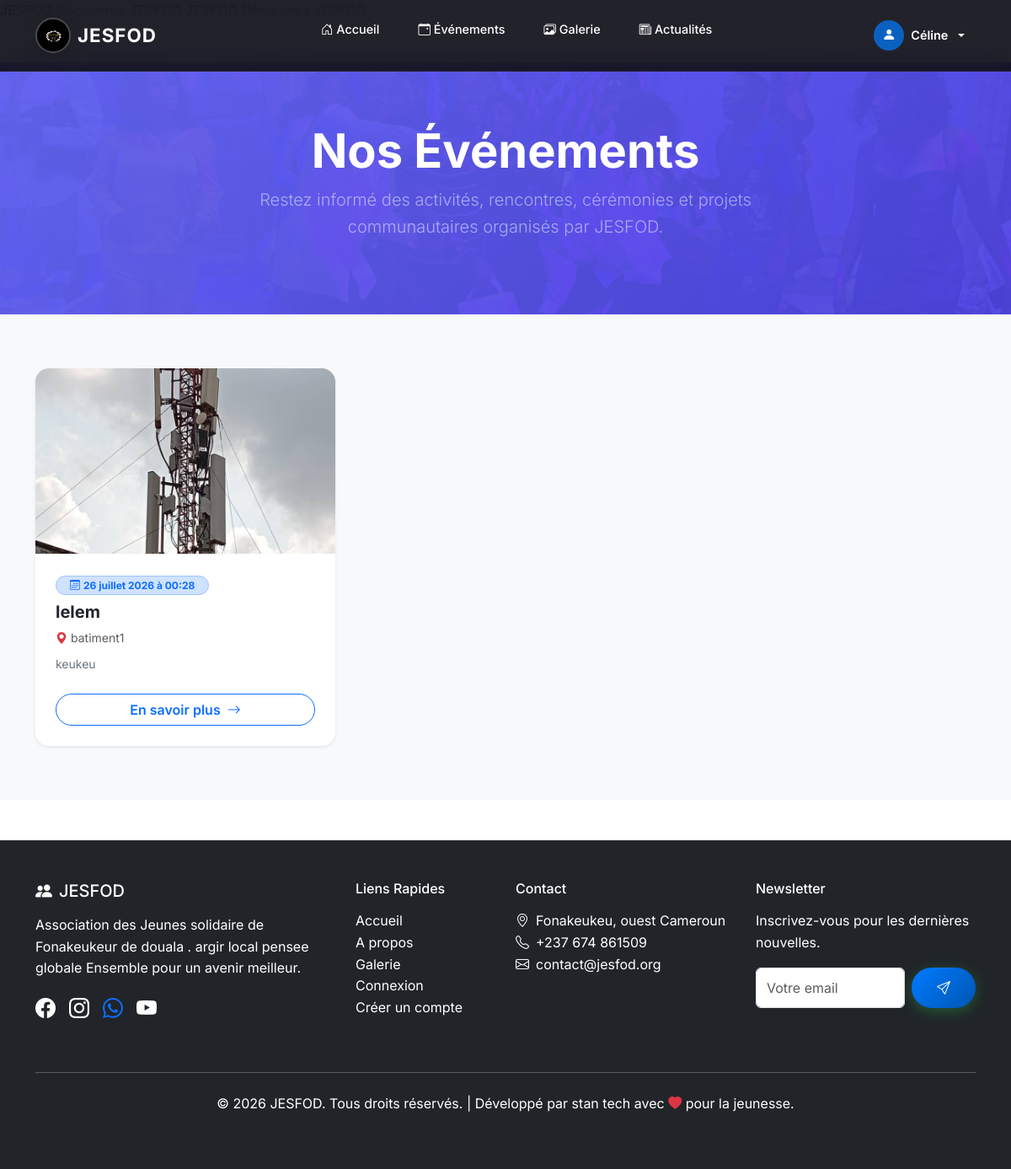
The page /evenements/ (signed in) on the database its author committed.
### menber_JESFOD/models.py (models this page shows, shortened)
class Event(models.Model):
    title = models.CharField(max_length=200)
    description = models.TextField(blank=True)
    location = models.CharField(max_length=200, blank=True)
    event_date = models.DateTimeField()
    image = models.ImageField(upload_to='events/', blank=True)
    video = models.FileField(upload_to="videos/", blank=True, null=True)
    created_by = models.ForeignKey(User, on_delete=models.CASCADE, related_name='created_events')
    created_date = models.DateTimeField(auto_now_add=True)
    is_published = models.BooleanField(default=True)
    class Meta:
        ordering = ['event_date']

### menber_JESFOD/views_fixed.py (the view)
# urls.py: path('evenements/', public_events, name='public_events'),
@login_required
def public_events(request):
    events = Event.objects.filter(is_published=True).order_by('-event_date')
    return render(request, 'public_events.html', {'events': events})

### menber_JESFOD/models.py (called while the page is built)
    @property
    def is_bureau(self):
        return self.role == 'bureau'

### JESFOD_PROJECT/templates/public_events.html (shortened to what this page needs)
{% extends 'base.html' %}
{% block content %}
<section class="py-5 bg-primary text-white text-center position-relative" style="background: linear-gradient(135deg, rgba(99, 102, 241, 0.95), rgba(79, 70, 229, 0.9)), url('/static/images/cp4.jpg') center/cover no-repeat;">
  <div class="container py-4">
    <h1 class="display-4 fw-bold mb-2">Nos Événements</h1>
    <p class="lead text-white-50 mx-auto" style="max-width: 600px;">
      Restez informé des activités, rencontres, cérémonies et projets communautaires organisés par JESFOD.
    </p>
  </div>
</section>
<section class="py-5 bg-light">
  <div class="container py-3">
    <div class="row g-4">
      {% for event in events %}
      <div class="col-md-6 col-lg-4">
        <div class="card h-100 border-0 shadow-sm rounded-4 overflow-hidden hover-shadow transition">
          {% if event.image %}
          <img src="{{ event.image.url }}" class="card-img-top" alt="{{ event.title }}" style="height: 220px; object-fit: cover;">
          {% else %}
          <div class="bg-secondary bg-opacity-10 d-flex align-items-center justify-content-center" style="height: 220px;">
            <i class="bi bi-calendar-event text-primary display-4"></i>
          </div>
          {% endif %}
          <div class="card-body p-4 d-flex flex-column">
            <div class="mb-2">
              <span class="badge bg-primary-subtle text-primary border border-primary-subtle rounded-pill px-3 py-1 fw-bold">
                <i class="bi bi-calendar3 me-1"></i>{{ event.event_date|date:"d F Y à H:i" }}
              </span>
            </div>
            <h5 class="card-title fw-bold text-dark mb-2">{{ event.title }}</h5>
            {% if event.location %}
            <p class="small text-muted mb-2">
              <i class="bi bi-geo-alt-fill text-danger me-1"></i>{{ event.location }}
            </p>
            {% endif %}
            <p class="card-text text-secondary small mb-4 flex-grow-1">
              {{ event.description|truncatechars:120 }}
            </p>
            <div>
              <a href="{% url 'public_event_detail' event.pk %}" class="btn btn-outline-primary rounded-pill w-100 fw-semibold">
                En savoir plus <i class="bi bi-arrow-right ms-1"></i>
              </a>
            </div>
          </div>
        </div>
      </div>
      {% endfor %}
    </div>
  </div>
</section>
{% endblock %}

### JESFOD_PROJECT/templates/base.html (shortened to what this page needs)
{% load static %}
<!DOCTYPE html>
<html lang="fr">
<head>
    <link href="https://cdn.jsdelivr.net/npm/bootstrap@5.3.3/dist/css/bootstrap.min.css" rel="stylesheet">
    <link href="https://cdn.jsdelivr.net/npm/bootstrap-icons@1.11.3/font/bootstrap-icons.css" rel="stylesheet">
    <link href="https://cdnjs.cloudflare.com/ajax/libs/animate.css/4.1.1/animate.min.css" rel="stylesheet">
    <link rel="stylesheet" href="{% static 'css/style.css' %}">
</head>
<body>
<nav class="jesfod-navbar navbar navbar-expand-lg fixed-top navbar-dark" id="mainNav">
    <div class="container">
        <a class="navbar-brand d-flex align-items-center gap-2" href="{% url 'home' %}">
            <img src="{% static 'images/logo.jpeg' %}" alt="Logo JESFOD" width="42" height="42" class="rounded-circle logo-hero">
            <span class="brand-name fw-bold">JESFOD</span>
        </a>
        <div class="offcanvas offcanvas-end text-bg-dark" tabindex="-1" id="navbarOffcanvas" aria-labelledby="navbarOffcanvasLabel">
            <div class="offcanvas-body">
                <ul class="navbar-nav mx-auto mb-2 mb-lg-0 gap-1">
                    {% if not is_member_page and not is_admin_page %}
                    <li class="nav-item">
                        <a class="nav-link nav-pill-link" href="{% url 'home' %}"><i class="bi bi-house-door me-1"></i>Accueil</a>
                    </li>
                    <li class="nav-item">
                        <a class="nav-link nav-pill-link" href="{% url 'public_events' %}"><i class="bi bi-calendar-event me-1"></i>Événements</a>
                    </li>
                    <li class="nav-item">
                        <a class="nav-link nav-pill-link" href="{% url 'public_gallery' %}"><i class="bi bi-images me-1"></i>Galerie</a>
                    </li>
                    <li class="nav-item">
                        <a class="nav-link nav-pill-link" href="{% url 'home' %}#news"><i class="bi bi-newspaper me-1"></i>Actualités</a>
                    </li>
                    {% endif %}
                </ul>
                <ul class="navbar-nav align-items-center gap-2 mt-4 mt-lg-0">
                    {% if user.is_authenticated %}
                        <li class="nav-item dropdown w-100 w-lg-auto text-center text-lg-start">
                            <a class="nav-link dropdown-toggle d-flex align-items-center justify-content-center justify-content-lg-start gap-2 nav-user-btn" href="#" role="button" data-bs-toggle="dropdown">
                                <div class="user-avatar-sm">
                                    <i class="bi bi-person-fill"></i>
                                </div>
                                <span class="fw-semibold">{{ user.username }}</span>
                            </a>
                        </li>
                    {% endif %}
                </ul>
            </div>
        </div>
    </div>
</nav>
    <main class="pt-5">
        {% block content %}{% endblock %}
    </main>
    <footer class="bg-dark text-white py-5 mt-5">
        <div class="container">
            <div class="row">
                <div class="col-lg-4 mb-4">
                    <h5 class="mb-3"><i class="bi bi-people-fill me-2 text-light-green"></i>JESFOD</h5>
                    <p>Association des Jeunes solidaire  de Fonakeukeur de douala . argir local pensee globale Ensemble pour un avenir meilleur.</p>
                    <div class="d-flex gap-3">
                        <a href="https://web.facebook.com/groups/367541119929232/events" class="text-white"><i class="bi bi-facebook fs-4"></i></a>
                        <a href="https://vt.tiktok.com/ZS9ePpjALuUoM-Sc5Da/" class="text-white"><i class="bi bi-instagram fs-4"></i></a>
                        <a href="https://chat.whatsapp.com/LVOzfSy7LtFAonZo5Kwwvy?mode=gi_t"><i class="bi bi-whatsapp fs-4"></i></a>
                        <a href="https://vt.tiktok.com/ZS9ePpjALuUoM-Sc5Da/" class="text-white"><i class="bi bi-youtube fs-4"></i></a>
                    </div>
                </div>
                <div class="col-lg-2 col-md-6 mb-4">
                    <h6 class="mb-3">Liens Rapides</h6>
                    <ul class="list-unstyled">
                        <li><a href="#accueil" class="text-white text-decoration-none">Accueil</a></li>
                        <li><a href="#apropos" class="text-white text-decoration-none">A propos</a></li>
                        <li><a href="#galerie" class="text-white text-decoration-none">Galerie</a></li>
                        <li><a href="{% url 'login' %}" class="text-white text-decoration-none">Connexion</a></li>
                         <li><a href="{% url 'register' %}" class="text-white text-decoration-none">Créer un compte</a></li>
                    </ul>
                </div>
                <div class="col-lg-3 col-md-6 mb-4">
                    <h6 class="mb-3">Contact</h6>
                    <ul class="list-unstyled">
                        <li><i class="bi bi-geo-alt me-2"></i>Fonakeukeu,  ouest Cameroun</li>
                        <li><i class="bi bi-telephone me-2"></i>+237 674 861509</li>
                        <li><i class="bi bi-envelope me-2"></i>contact@jesfod.org</li>
                    </ul>
                </div>
                <div class="col-lg-3 mb-4">
                    <h6 class="mb-3">Newsletter</h6>
                    <p>Inscrivez-vous pour les dernières nouvelles.</p>
                    <form class="d-flex">
                        <input type="email" class="form-control me-2" placeholder="Votre email">
                        <button class="btn btn-success"><i class="bi bi-send"></i></button>
                    </form>
                </div>
            </div>
            <hr class="my-4">
            <div class="text-center">
                <p>&copy; 2026 JESFOD. Tous droits réservés. | Développé  par stan tech avec <i class="bi bi-heart-fill text-danger"></i> pour la jeunesse.</p>
            </div>
        </div>
    </footer>
</body>
</html>

### JESFOD_PROJECT/static/css/style.css (style rules this page uses)
:root { --primary-blue: #007BFF; --secondary-blue: #0056b3; --primary-green: #28a745; --secondary-green: #20c997; --light-blue: #e3f2fd; --light-green: #e9f7ef; --gray: #6c757d; --light-gray: #f8f9fa; --white: #ffffff; --dark: #0f1117; --card-radius: 20px; --transition: all 0.3s ease; }
body { font-family: 'Inter', 'Segoe UI', Tahoma, Geneva, Verdana, sans-serif; line-height: 1.6; color: #333; background-color: var(--white); }
.jesfod-navbar { background: rgba(10, 10, 20, 0.9) !important; backdrop-filter: blur(16px); -webkit-backdrop-filter: blur(16px); border-bottom: 1px solid rgba(255,255,255,0.07); padding: 0.6rem 0; transition: var(--transition); }
.brand-name { font-size: 1.4rem; letter-spacing: 1px; color: #fff !important; }
.logo-hero { border: 2px solid rgba(255,255,255,0.2); transition: var(--transition); filter: drop-shadow(0 2px 6px rgba(0,0,0,0.4)); }
.nav-pill-link { color: rgba(255,255,255,0.82) !important; padding: 0.45rem 1rem !important; border-radius: 50px !important; font-size: 0.9rem; font-weight: 500; transition: var(--transition); }
.nav-user-btn { color: rgba(255,255,255,0.9) !important; font-size: 0.9rem; }
.user-avatar-sm { width: 36px; height: 36px; border-radius: 50%; background: rgba(0,123,255,0.7); display: flex; align-items: center; justify-content: center; font-size: 1rem; color: #fff; }
.navbar-brand, .nav-link { color: var(--white) !important; }
.btn-primary, .btn-success { background: linear-gradient(135deg, var(--primary-blue), var(--secondary-blue)); border: none; box-shadow: 0 4px 15px rgba(0, 123, 255, 0.4); padding: 12px 30px; border-radius: 50px; font-weight: 600; transition: all 0.3s ease; box-shadow: 0 4px 15px rgba(40, 167, 69, 0.4); color: var(--white); }
.card { border: none; border-radius: 20px; overflow: hidden; transition: transform 0.3s ease; box-shadow: 0 4px 15px rgba(0,0,0,0.1); }
section { padding: 80px 0; }
.navbar { padding: 1rem 0; }
.nav-link { transition: all 0.3s ease; margin: 0 5px; }
.navbar-brand img.logo-hero { transition: all 0.3s ease; filter: drop-shadow(0 2px 8px rgba(0,0,0,0.3)); }

### rows shown on the page
Event: image (picture), event_date "26 juillet 2026 à 00:28", title "lelem", location "batiment1", description "keukeu"

### other values the page prints
{{ user.username }} "Céline"
